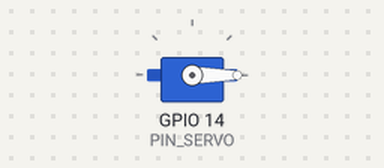
Recording of a sketch running on a simulated ESP32. On the bench: servo.

Above: at 0.05 s.
At 1.5 s:
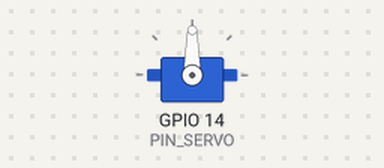
At 3.0 s:
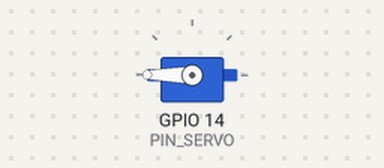
Timing chart, 0 to 6.9 s (numbered marks = the images above):
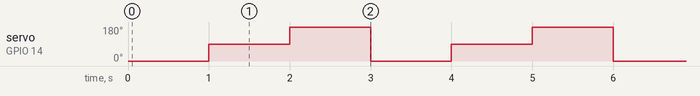

Measured:
- by itself, servo on GPIO 14 (PIN_SERVO): repeats every 3.0 s: 180° 1.0 s, 0° 1.0 s, 90° 1.0 s

The sketch:

Servo_Test.ino
```cpp
#define PIN_SERVO 14

#include <ESP32Servo.h>

Servo servo;

void setup() {
  servo.setPeriodHertz(50);
  servo.attach(PIN_SERVO, 500, 2400);
}

void loop() {
  servo.write(0);
  delay(1000);

  servo.write(90);
  delay(1000);

  servo.write(180);
  delay(1000);
}
```
